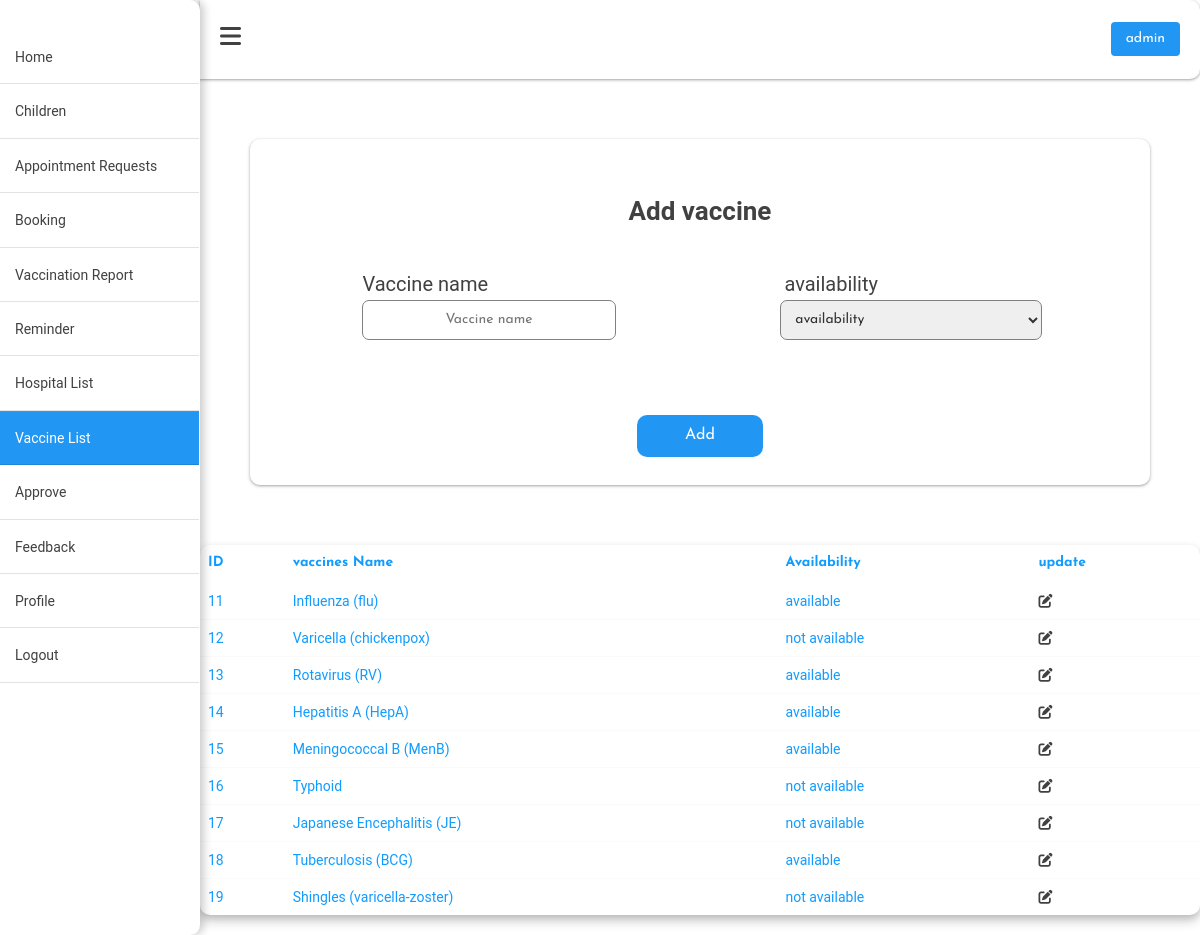
/admin_vaccine_list.php (signed in), run on the app's committed database.
### tables this page shows
CREATE TABLE `vaccines` (
  `id` int(11) NOT NULL,
  `availability` varchar(50) NOT NULL,
  `upcoming_date` date DEFAULT NULL,
  `vaccines_name` varchar(255) NOT NULL,
  `descreption` varchar(1000) NOT NULL,
  `created_at` timestamp NOT NULL DEFAULT current_timestamp(),
  `updated_at` timestamp NOT NULL DEFAULT current_timestamp() ON UPDATE current_timestamp()
);

### admin_vaccine_list.php (the view, shortened to what this page needs)
<?php
require_once('config.php');
$sql = "SELECT *  FROM admin";
$result = mysqli_query($connect, $sql);
$row = mysqli_fetch_assoc($result);
$admin_name = $row["name"];
?>
<!DOCTYPE html>
<html lang="en">
<head>
    <link rel="stylesheet" href="assets/css/admin.cs">
    <link rel="stylesheet" href="https://cdnjs.cloudflare.com/ajax/libs/font-awesome/6.0.0-beta2/css/all.min.css"
 />
    <link rel="stylesheet" href="https://cdnjs.cloudflare.com/ajax/libs/twitter-bootstrap/3.4.1/css/bootstrap.min.css">
    <link rel="stylesheet" href="assets/css/main.css">
    <link rel="stylesheet" href="assets/css/fresh-bootstrap-table.css">
    <link rel="stylesheet" href="assets/css/submit_form.css" />
    <link rel="stylesheet" href="assets/css/colors.css">
    <link rel="stylesheet" href="assets/css/admin.css">
</head>
<body>
    <div class="admin_main">
    <div class="sidebar">
            <ul>
                <li><a href="admin_home.php" class="logo">Home</a></li>
                <li><a href="admin_child.php" class="nav_links">children</a></li>
                <li><a href="admin_appointment_requests.php" class="nav_links"> appointment requests</a></li>
                <li><a href="admin_booking.php" class="nav_links"> booking</a></li>
                <li><a href="admin_vaccination_report.php" class="nav_links">vaccination report</a></li>
                <li><a href="admin_reminder.php" class="nav_links">Reminder</a></li>
                <li><a href="admin_hospital_list.php" class="nav_links"> hospital list</a></li>
                <li class="active"><a  class="active"href="admin_vaccine_list.php" class="nav_links">vaccine list</a></li>
                <li><a href="admin_approve_hospital.php" class="nav_links"> approve</a></li>
                <li><a href="admin_feedback.php" class="nav_links">feedback</a></li>
                <li><a href="admin_profile.php" class="nav_links">profile</a></li>
                <li><a href="admin_logout.php" class="nav_links">logout</a></li>
            </ul>
        </div>
        <div class="main_content">
            <div class="header_admin">
                <span class="toggle-btn"><i class="fas fa-bars"></i></span>
                <span class="login"><?php echo $admin_name;   ?></span>
            </div>
            <div>
                <div class="container">
                    <h1 class="form-title">Add vaccine</h1>
                    <form method="post">
                        <div class="main-user-info">
                            <div class="user-input-box">
                                <label for="name" class="profile_label">Vaccine name</label>
                                <input class="profile" type="text" id="name" name="vaccines_name" placeholder="Vaccine name">
                            </div>
                            <div class="user-input-box">
                                <label for="availability" class="profile_label">availability</label>
                                <select name="availability" class="option" style="width:62%; margin:auto;">
                                    <option value="availability/Upcoming" selected disabled>availability</option>
                                </select>
                            </div>
                        </div>
                        <div class="form-submit-btn">
                            <input type="submit" class="submit_btn" name="add" value="Add">
                        </div>
                    </form>
                </div>
            </div>
            <div class="containerf">
                <div class="wrapper">
                    <div class="fresh-table full-color-orange ">
                        <table id="fresh-table" class="table">
                            <thead>
                                <th data-field="id">ID</th>
                                <th data-field="vaccines_name" data-sortable="true">vaccines Name</th>
                                <th data-field="Availability" data-sortable="true">Availability</th>
                                <th data-field="update" data-sortable="true">update</th>
                            </thead>
                            <tbody>
                                <?php
                                $sql = "SELECT * FROM vaccines";
                                $result = mysqli_query($connect, $sql);
                                while ($row = mysqli_fetch_assoc($result)) {
                                    $id = $row["id"];
                                    $name = $row["vaccines_name"];
                                    $availability = $row['availability'];
                                ?>
                                    <tr>
                                        <td><?php echo $id  ?></td>
                                        <td><?php echo $name ?></td>
                                        <td><?php echo $availability  ?></td>
                                        <td> <a href="admin_update_vaccine.php?id=<?php echo $id; ?>"> <i class="fas fa-edit"></i> </a></td>
                                    </tr>
                                <?php
                                }
                                ?>
                            </tbody>
                        </table>
                    </div>
                </div>
            </div>
        </div>
    </div>
</body>
</html>

### assets/css/main.css (style rules this page uses)
body { line-height: 1.6; font-family: var(--poppins-font); background: var(--background-color); }
body::before { content: ''; position: absolute; width: 100%; clip-path: inset(47% 0 0 0); z-index: -1; height: 100%; }
.container { width: 100%; overflow: hidden; padding: 80px 0; }

### assets/css/submit_form.css (style rules this page uses)
.container { width: 100%; max-width: 900px; background: var(--cards-color); padding: 28px; margin: 60px auto; border-radius: 10px; box-shadow: var(--shadow); }
.form-title { font-size: 26px; font-weight: 600; text-align: center; padding-bottom: 6px; color: var(--text-color); text-shadow: var(--shadow); border-bottom: solid 1px white; }
.main-user-info { display: flex; flex-wrap: wrap; justify-content: space-between; padding: 20px 0; }
.user-input-box:nth-child(2n) { justify-content: end; }
.user-input-box { display: flex; flex-wrap: wrap; width: 50%; padding-bottom: 15px; }
.user-input-box label { width: 95%; font-size: 20px; font-weight: 400; margin: 5px 0; }
.user-input-box input { height: 40px; width: 95%; border-radius: 7px; outline: none; border: 1px solid grey; padding: 0 10px; }
.user-input-box .option { height: 40px; width: 95%; border-radius: 7px; outline: none; border: 1px solid grey; padding: 10px; }
.user-input-box .profile_label { width: 60%; color: var(--text-color) !important; font-size: 20px; font-weight: 400; margin: auto; }
.user-input-box .profile { width: 60%; margin: auto; text-align: center; border-radius: 7px; background-color: white; outline: none; border: 1px solid grey; padding: 7px; }
.gender-category label, .gender-category input, .form-submit-btn input { cursor: pointer; }
.form-submit-btn { margin-top: 40px; }
.form-submit-btn input { display: block; width: 15%; margin-top: 10px; font-size: 16px; padding: 8px 14px; border: none; border-radius: 10px; color: var(--btn-text-color); margin: auto; background: var(--btn-color); }
label { color: rgb(14, 14, 14); }

### assets/css/colors.css (style rules this page uses)
:root { --text-color:#414141; --hover-text-color: #FFFFFF; --cards-color: #FFFFFF; --shadow: rgba(60, 64, 67, 0.3) 0px 1px 2px 0px, rgba(60, 64, 67, 0.15) 0px 1px 3px 1px; --btn-color: #2196F3; --hover-color: #1976D2; --btn-text-color:#FFFFFF; }

### assets/css/admin.css (style rules this page uses)
* { margin: 0; padding: 0; box-sizing: border-box; list-style: none; text-decoration: none; font-family: 'Josefin Sans', sans-serif; }
.admin_main { display: flex; position: relative; }
.admin_main .sidebar { width: 200px; height: 100%; padding: 30px 0px; position: fixed; }
.admin_main .sidebar ul li { padding: 15px; border-bottom: 1px solid rgba(12, 12, 12, 0.114); border-top: 1px solid rgba(255,255,255,0.05); }
.admin_main .sidebar ul li a { color: var(--text-color); display: block; text-transform: capitalize; }
.admin_main .sidebar ul li.active { background-color: var(--btn-color); }
.admin_main .sidebar ul li a.active { color: var(--btn-text-color); }
.admin_main .main_content { width: 100%; margin-left: 200px; }
.admin_main .main_content .header_admin { padding: 20px; background: var(--background_color); box-shadow: var(--shadow); color: var(--text-color); display: flex; justify-content: space-between; align-items: center; border-radius: 0 10px 10px 0; border-bottom: 1px solid rgba(255, 255, 255, 0.2); }
.login { background: var(--btn-color); color: var(--btn-text-color); border-radius: 4px; padding: 6px 15px 6px 15px; cursor: pointer; }
.admin_main { width: 100%; }
.sidebar { transition: transform 0.3s ease; transform: translateX(0); width: 250px; position: fixed; top: 0; left: 0; height: 100%; color: white; z-index: 1000; }
.main_content { position: relative; margin-left: auto; width: 100%; transition: margin-left 0.3s ease; }
.toggle-btn { font-size: 24px; color: var(--text-color); cursor: pointer; }
.sidebar { background: var(--background_color); }
.sidebar { background:var(--cards-color); width: 250px; height: 100vh; color: white; padding: 15px; box-shadow: 4px 0 8px rgba(0, 0, 0, 0.2); border-radius: 0 10px 10px 0; border-right: 1px solid rgba(255, 255, 255, 0.2); overflow: auto; }

### data on the page
vaccines: id "11", vaccines_name "Influenza (flu)", availability "available"
vaccines: id "12", vaccines_name "Varicella (chickenpox)", availability "not available"
vaccines: id "13", vaccines_name "Rotavirus (RV)", availability "available"
vaccines: id "14", vaccines_name "Hepatitis A (HepA)", availability "available"
vaccines: id "15", vaccines_name "Meningococcal B (MenB)", availability "available"
vaccines: id "16", vaccines_name "Typhoid", availability "not available"
vaccines: id "17", vaccines_name "Japanese Encephalitis (JE)", availability "not available"
vaccines: id "18", vaccines_name "Tuberculosis (BCG)", availability "available"
vaccines: id "19", vaccines_name "Shingles (varicella-zoster)", availability "not available"

### other printed values
$admin_name "admin"
